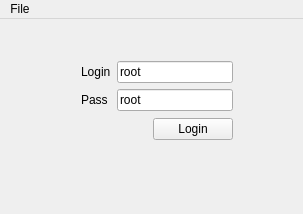
<?xml version="1.0" encoding="UTF-8"?>
<ui version="4.0">
 <class>MainWindow</class>
 <widget class="QMainWindow" name="MainWindow">
  <property name="geometry">
   <rect>
    <x>0</x>
    <y>0</y>
    <width>303</width>
    <height>214</height>
   </rect>
  </property>
  <property name="windowTitle">
   <string>Login window</string>
  </property>
  <widget class="QWidget" name="centralWidget">
   <widget class="QWidget" name="">
    <property name="geometry">
     <rect>
      <x>70</x>
      <y>30</y>
      <width>174</width>
      <height>103</height>
     </rect>
    </property>
    <layout class="QVBoxLayout" name="verticalLayout_2">
     <item>
      <layout class="QVBoxLayout" name="verticalLayout">
       <item>
        <layout class="QHBoxLayout" name="horizontalLayout_2">
         <item>
          <widget class="QLabel" name="loginLabel">
           <property name="text">
            <string>Login</string>
           </property>
          </widget>
         </item>
         <item>
          <widget class="QLineEdit" name="loginEdit">
           <property name="text">
            <string>root</string>
           </property>
          </widget>
         </item>
        </layout>
       </item>
       <item>
        <layout class="QHBoxLayout" name="horizontalLayout">
         <item>
          <widget class="QLabel" name="passwordLabel">
           <property name="text">
            <string>Pass </string>
           </property>
          </widget>
         </item>
         <item>
          <widget class="QLineEdit" name="passwordEdit">
           <property name="text">
            <string>root</string>
           </property>
          </widget>
         </item>
        </layout>
       </item>
      </layout>
     </item>
     <item>
      <layout class="QHBoxLayout" name="horizontalLayout_3">
       <item>
        <spacer name="horizontalSpacer">
         <property name="orientation">
          <enum>Qt::Horizontal</enum>
         </property>
         <property name="sizeHint" stdset="0">
          <size>
           <width>40</width>
           <height>20</height>
          </size>
         </property>
        </spacer>
       </item>
       <item>
        <widget class="QPushButton" name="pushButton">
         <property name="text">
          <string>Login</string>
         </property>
        </widget>
       </item>
      </layout>
     </item>
    </layout>
   </widget>
  </widget>
  <widget class="QMenuBar" name="menuBar">
   <property name="geometry">
    <rect>
     <x>0</x>
     <y>0</y>
     <width>303</width>
     <height>27</height>
    </rect>
   </property>
   <widget class="QMenu" name="menuFile">
    <property name="title">
     <string>File</string>
    </property>
    <addaction name="actionExit"/>
   </widget>
   <addaction name="menuFile"/>
  </widget>
  <action name="actionExit">
   <property name="text">
    <string>Exit</string>
   </property>
  </action>
 </widget>
 <layoutdefault spacing="6" margin="11"/>
 <resources/>
 <connections/>
</ui>
